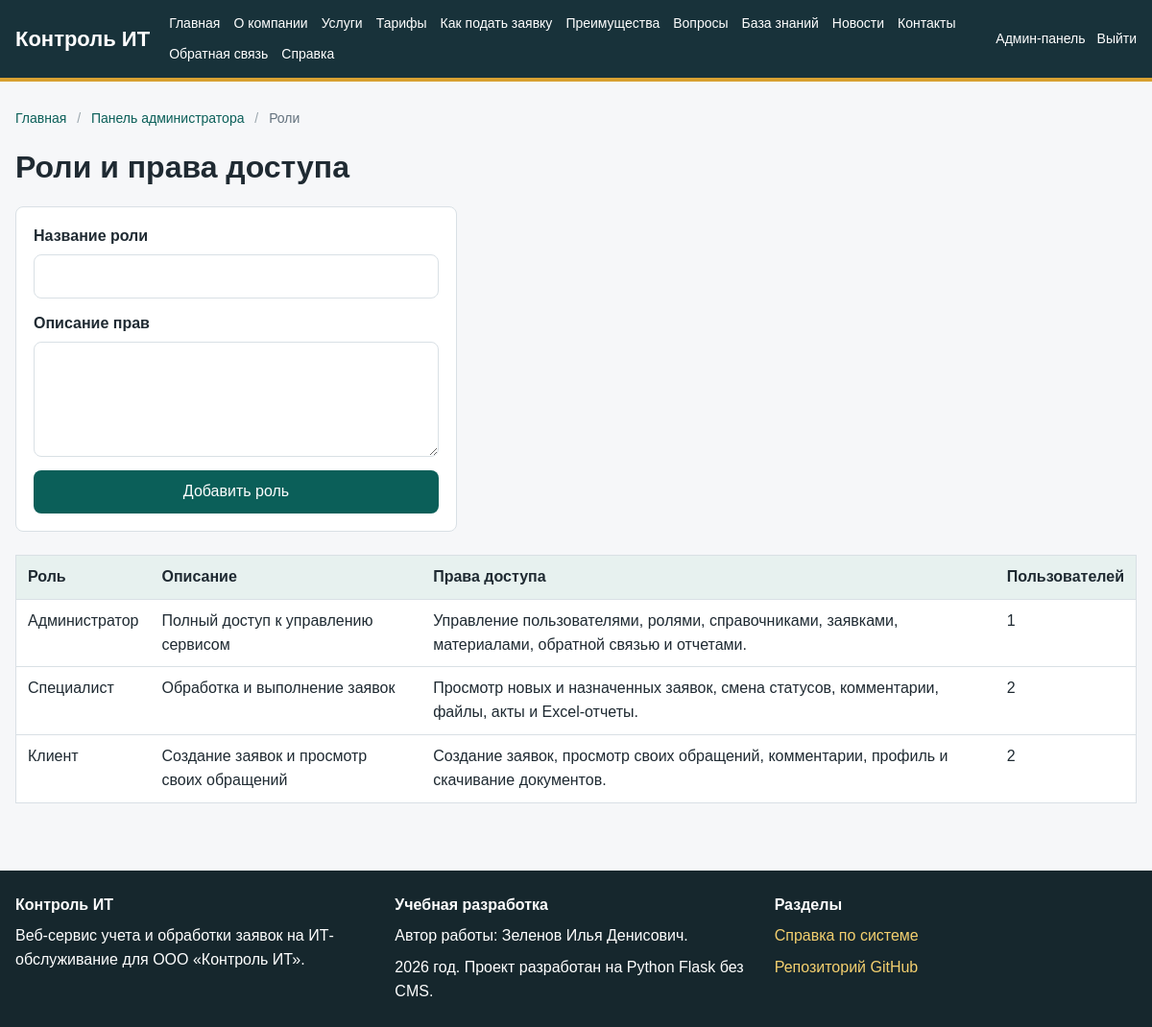
The page /admin/roles (signed in) on the database its author committed.
### app/models.py (models this page shows, shortened)
class Role(db.Model):
    __tablename__ = "roles"
    id = db.Column(db.Integer, primary_key=True)
    name = db.Column(db.String(50), unique=True, nullable=False)
    description = db.Column(db.String(255), nullable=False)
    users = db.relationship("User", back_populates="role")

### app/routes/admin.py (the view, shortened to what this page needs)
@admin_bp.route("/roles", methods=["GET", "POST"])
@login_required
@role_required("Администратор")
def roles():
    permissions = {
        "Администратор": "Управление пользователями, ролями, справочниками, заявками, материалами, обратной связью и отчетами.",
        "Специалист": "Просмотр новых и назначенных заявок, смена статусов, комментарии, файлы, акты и Excel-отчеты.",
        "Клиент": "Создание заявок, просмотр своих обращений, комментарии, профиль и скачивание документов.",
    }
    return render_template(
        "admin/roles.html",
        title="Роли и права доступа",
        roles=Role.query.all(),
        permissions=permissions,
        breadcrumbs=admin_breadcrumbs({"label": "Роли", "url": None}),
    )

### app/models.py (called while the page is built)
@login_manager.user_loader
def load_user(user_id):
    return User.query.get(int(user_id))

    @property
    def is_active(self):
        return self.is_active_account

    def has_role(self, *role_names):
        return self.role and self.role.name in role_names

### app/routes/admin.py (called while the page is built)
def admin_breadcrumbs(*items):
    trail = [{"label": "Главная", "url": url_for("public.home")}]
    if items:
        trail.append({"label": "Панель администратора", "url": url_for("admin.dashboard")})
        trail.extend(items)
    else:
        trail.append({"label": "Панель администратора", "url": None})
    return trail

### app/templates/admin/roles.html
{% extends "base.html" %}
{% block content %}
<h1>Роли и права доступа</h1>
<form method="post" class="form-card narrow">
    <label>Название роли<input name="name" required></label>
    <label>Описание прав<textarea name="description" required></textarea></label>
    <button>Добавить роль</button>
</form>
<table>
    <thead><tr><th>Роль</th><th>Описание</th><th>Права доступа</th><th>Пользователей</th></tr></thead>
    <tbody>
    {% for role in roles %}
        <tr>
            <td>{{ role.name }}</td>
            <td>{{ role.description }}</td>
            <td>{{ permissions.get(role.name, 'Права задаются проверками доступа в маршрутах Flask.') }}</td>
            <td>{{ role.users|length }}</td>
        </tr>
    {% endfor %}
    </tbody>
</table>
{% endblock %}

### app/static/css/style.css (style rules this page uses)
:root { --page: #f6f7f9; --surface: #ffffff; --surface-soft: #eef6f4; --ink: #1f2a32; --muted: #63717d; --line: #d9e0e5; --header: #18323a; --header-2: #244c55; --accent: #0f766e; --accent-strong: #0b5f59; --warning: #b7791f; --danger: #b42318; --success: #1f7a4d; --white: #ffffff; }
* { box-sizing: border-box; }
body { margin: 0; font-family: Arial, Helvetica, sans-serif; color: var(--ink); background: var(--page); line-height: 1.55; }
h1 { margin-top: 0; font-size: 32px; line-height: 1.2; }
.card, .metric, .info-box, .form-card, .comment { background: var(--surface); border: 1px solid var(--line); border-radius: 8px; padding: 18px; }
.button, button { display: inline-block; background: var(--accent-strong); color: var(--white); border: none; border-radius: 8px; padding: 10px 16px; cursor: pointer; font: inherit; text-align: center; }
.form-card { display: grid; gap: 14px; margin-bottom: 24px; }
.form-card.narrow { max-width: 460px; }
label { display: grid; gap: 6px; font-weight: 600; }
input, textarea, select { width: 100%; padding: 10px; border: 1px solid var(--line); border-radius: 8px; font: inherit; background: var(--white); }
textarea { min-height: 120px; resize: vertical; }
table { width: 100%; border-collapse: collapse; background: var(--white); border: 1px solid var(--line); margin: 18px 0; }
th, td { padding: 10px 12px; border-bottom: 1px solid var(--line); text-align: left; vertical-align: top; }
th { background: #e7f1ef; }

### rows shown on the page
Role: name "Администратор", description "Полный доступ к управлению сервисом", get "Управление пользователями, ролями, справочниками, заявками, материалами, обратной связью и отчетами.", users|length "1"
Role: name "Специалист", description "Обработка и выполнение заявок", get "Просмотр новых и назначенных заявок, смена статусов, комментарии, файлы, акты и Excel-отчеты.", users|length "2"
Role: name "Клиент", description "Создание заявок и просмотр своих обращений", get "Создание заявок, просмотр своих обращений, комментарии, профиль и скачивание документов.", users|length "2"

### other values the page prints
{{ crumb.label }} "Главная" "Панель администратора"
{{ crumb.label }} "Роли"
